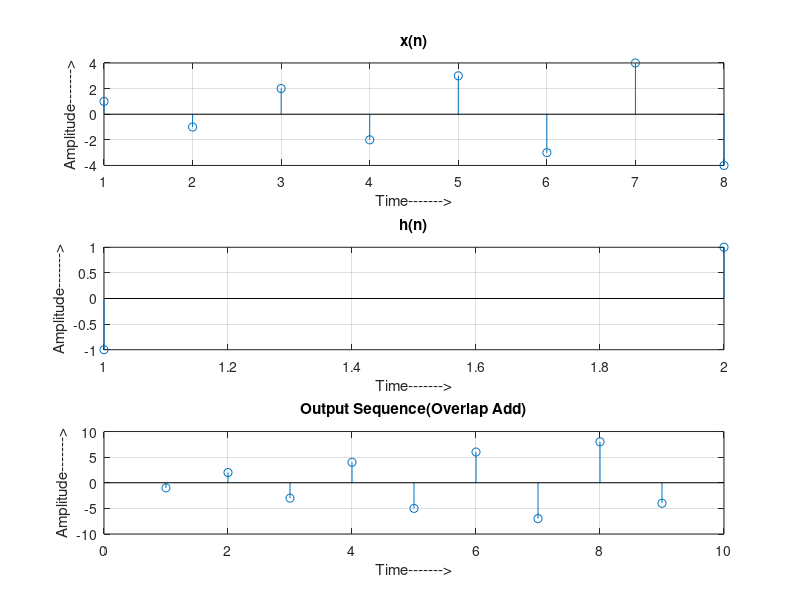

Reproduce this figure in MATLAB.
clc;
clear all;
close all;
x=[1 -1 2 -2 3 -3 4 -4];
h=[-1  1];
ln=length(h);
m=mod(length(x),ln);
if(m~=0)
    x=[x zeros(1,ln-m)];
end
q=length(x)/ln;
o=zeros(1,length(x)+ln-1);
for i=0:q-1
    s=cconv(x(ln*i+1:ln*i+ln),h);
    for j=1:2*ln-1
        o(j+i*ln)=o(j+i*ln)+s(j);   
    end
end
disp('Output Sequence is: ');
subplot(3,1,1);
stem(x);
grid on;
title('x(n)');
xlabel('Time------->');
ylabel('Amplitude------->');

subplot(3,1,2);
stem(h);
grid on;
title('h(n)');
xlabel('Time------->');
ylabel('Amplitude------->');

subplot(3,1,3);
stem(o);
grid on;
title('Output Sequence(Overlap Add)');
xlabel('Time------->');
ylabel('Amplitude------->');
